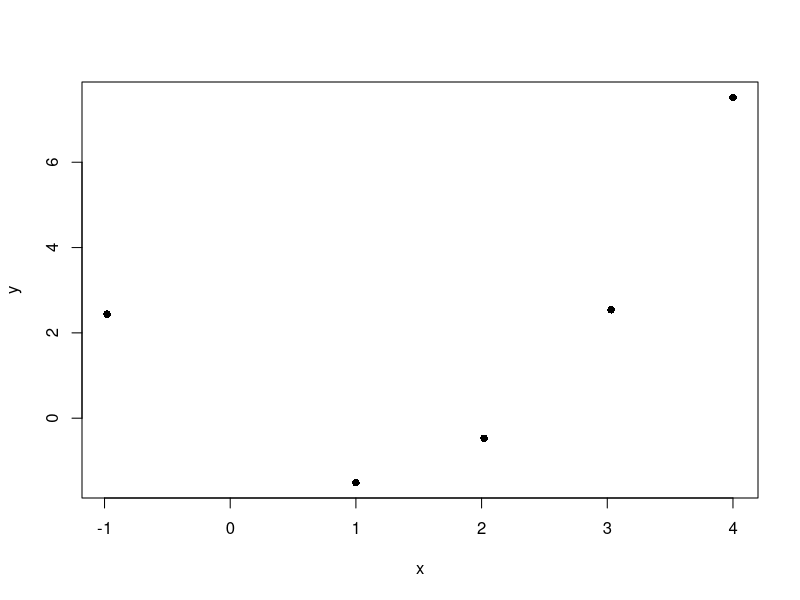
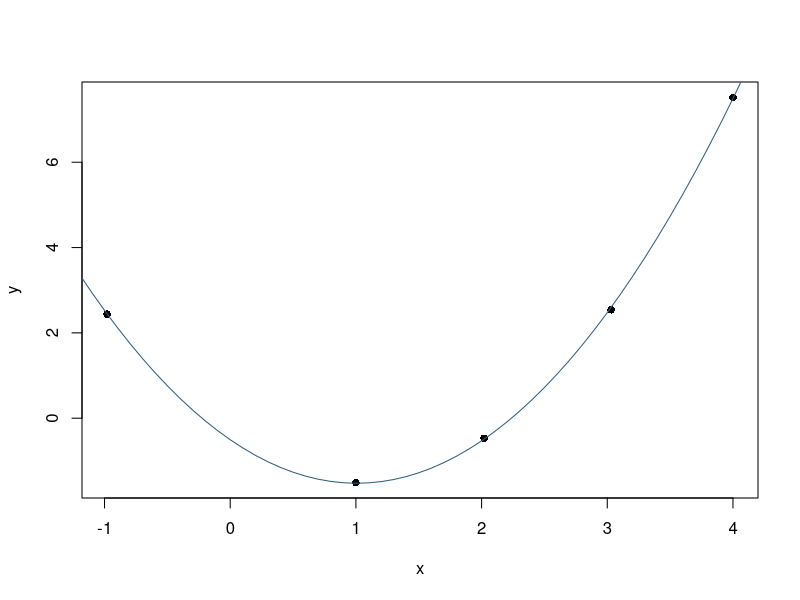
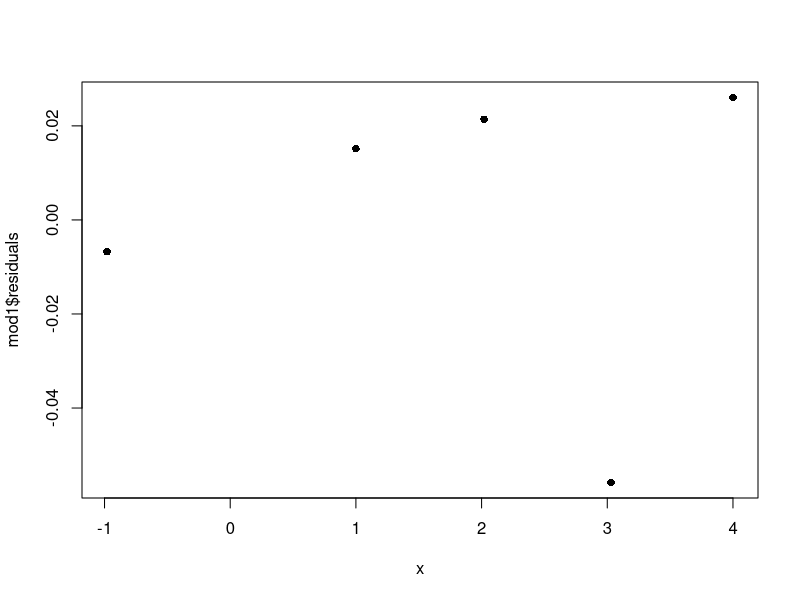
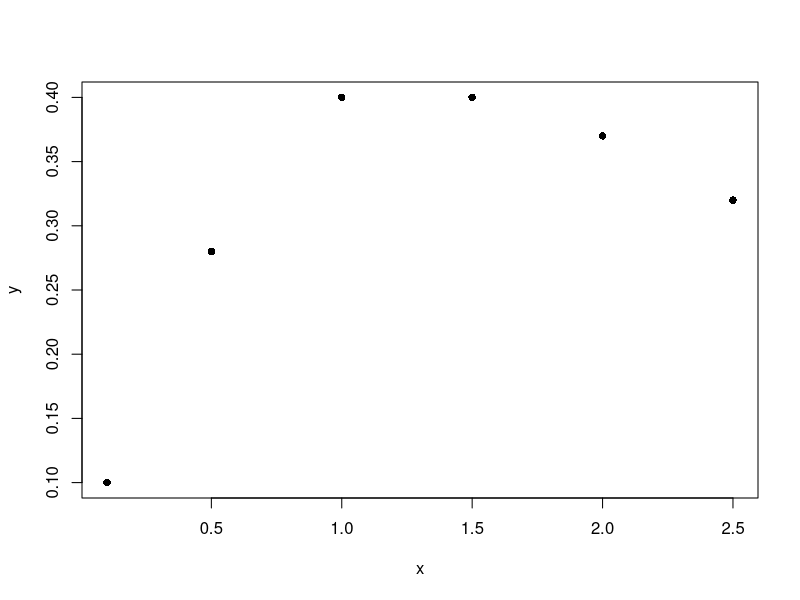
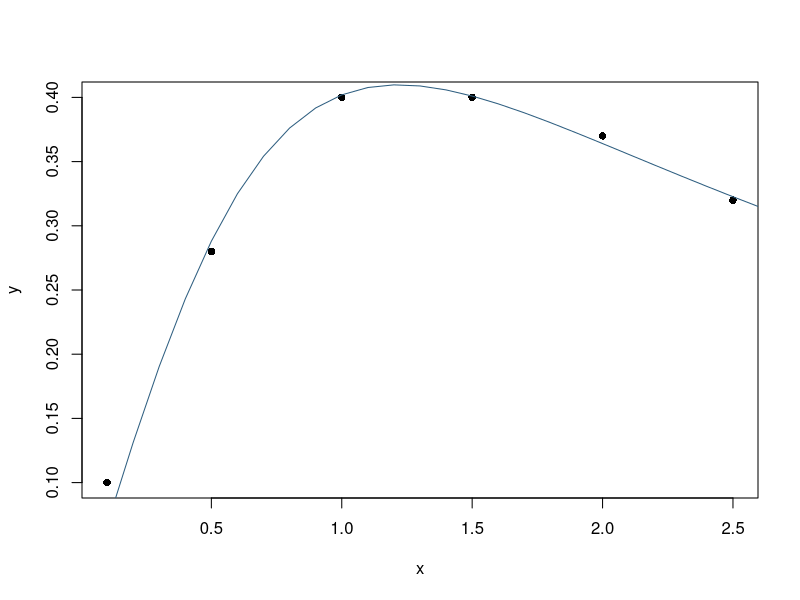
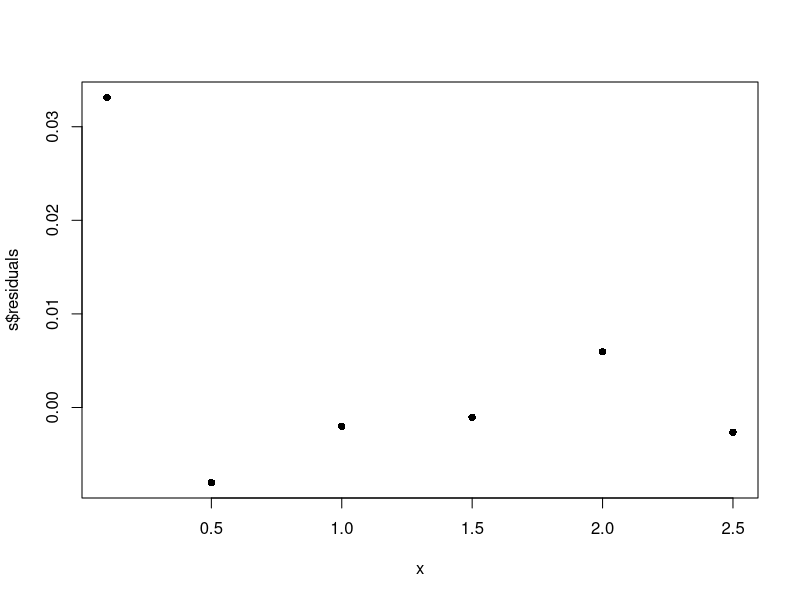

The R script that drew these images, in order: (Note: this script raises an error after producing the figures.)
## ---- chunk 1
knitr::opts_chunk$set(echo = TRUE, message=FALSE, warning=FALSE)
options(scipen=999, digits = 4)
library(kableExtra)
## ---- chunk 2
x <- c(-0.98, 1.00, 2.02, 3.03, 4.00)
y <- c(2.44, -1.51, -0.47, 2.54, 7.52) 
table1 <- t(data.frame(x,y))
kable(format(table1, digits = 2, drop0trailing = FALSE))  %>%
  kable_styling("hover", full_width = F) %>%
  column_spec(1, border_right = T) %>%
  row_spec(1:2, bold = T, color = "white", background = "#2E5E80")
## ---- chunk 3
plot(x, y, pch=16)
## ---- chunk 4
x2 <- x^2
mod1 <- lm(y~(x + x2))
mod1
summary(mod1)
## ---- chunk 5
#create sequence of x values
xValues <- seq(-2, 5, 0.1)

#create list of predicted y values using quadratic model
yPredict <- predict(mod1,list(x=xValues, x2=xValues^2))

#create scatterplot of original data values
plot(x, y, pch=16)
#add predicted lines based on quadratic regression model
lines(xValues, yPredict, col='#2E5E80')
## ---- chunk 6
plot(x, mod1$residuals, pch=16)
## ---- chunk 7
x <- c(0.10, 0.50, 1.00, 1.50, 2.00, 2.50)
y <- c(0.10, 0.28, 0.40, 0.40, 0.37, 0.32) 
table2 <- t(data.frame(x,y))
kable(format(table2, digits = 2, drop0trailing = FALSE))  %>%
  kable_styling("hover", full_width = F) %>%
  column_spec(1, border_right = T) %>%
  row_spec(1:2, bold = T, color = "white", background = "#2E5E80")
## ---- chunk 8
plot(x, y, pch=16)
## ---- chunk 9
f <- function(x, a, b) x/(a + b*x^2)
mod2 <- nls(y ~ f(x, a, b), data = data.frame(x,y), 
               start = list(a = 1, b = 1), trace = T)
mod2

s <- summary(mod2, correlation = TRUE)
s$coefficients
s$correlation
## ---- chunk 10
yPredict <- predict(mod2,list(x=xValues))

plot(x, y, pch=16)
lines(xValues, yPredict, col='#2E5E80')
## ---- chunk 11
plot(x, s$residuals, pch=16)
## ---- chunk 12
x <- c(0.1, 0.5, 1.0, 1.5, 2.0, 2.5)
y <- c(0, 0, 1, 1, 1, 0) 
table3 <- t(data.frame(x = format(x, digits = 1, drop0trailing = FALSE),
                       y = format(y, digits = 0, drop0trailing = TRUE)))
kable(format(table3, digits = 2, drop0trailing = TRUE)) %>%
  kable_styling("hover", full_width = F) %>%
  column_spec(1, border_right = T) %>%
  row_spec(1:2, bold = T, color = "white", background = "#2E5E80")
## ---- chunk 13
plot(x, y, pch=16)
## ---- chunk 14
f3 <- function(x, a, b) 1/(1 + exp(1)^(a+b*x))
mod3 <- nls(y ~ f3(x, a, b), data = data.frame(x,y), 
               start = list(a = 1, b = 1), trace = T)
mod3

s <- summary(mod3, correlation = TRUE)
s$coefficients
s$correlation
## ---- chunk 15
yPredict <- predict(mod3,list(x=xValues))

plot(x, y, pch=16)
lines(xValues, yPredict, col='#2E5E80')
## ---- chunk 16
mod3.2 <- glm(y~x, family = binomial(link = "logit"))
mod3.2
summary(mod3.2)
## ---- chunk 17
yPredict <- predict(mod3.2,list(x=xValues))
yPredict <- ifelse(yPredict >= 0.5, 1, 0)

plot(x, y, pch=16)
lines(xValues, yPredict, col='#2E5E80')
